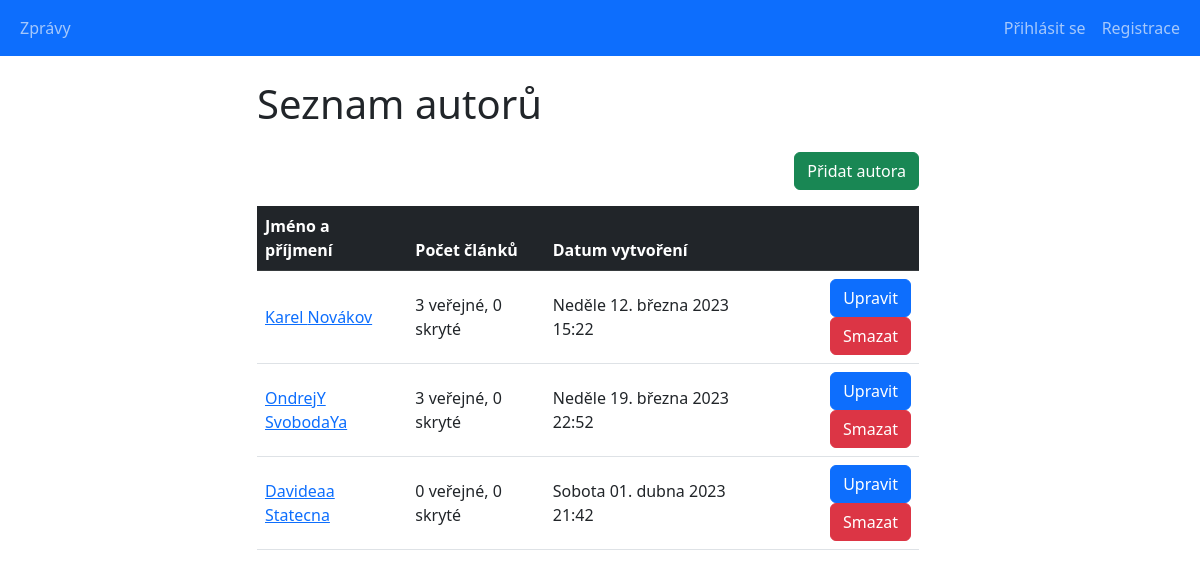
/main_projekt/authors_list.php, run on an earlier commit of the app's database.
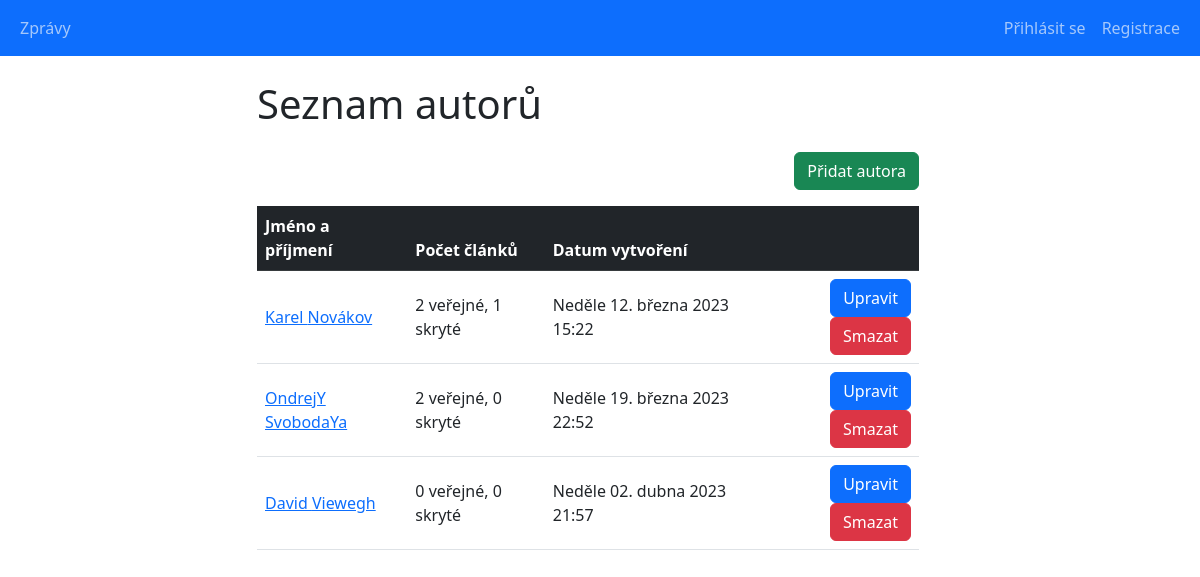
And on a later commit of the database.
### tables this page shows
CREATE TABLE `authors` (
  `id` int(11) UNSIGNED NOT NULL,
  `name` varchar(20) NOT NULL,
  `surname` varchar(20) NOT NULL,
  `created_at` datetime NOT NULL DEFAULT current_timestamp(),
  `username` varchar(50) NOT NULL,
  `password` varchar(255) NOT NULL,
  `role_id` int(10) UNSIGNED DEFAULT NULL
);

### main_projekt/classes/Database.php (called while the page is built, shortened)
<?php
class Database
{
    public function __construct()
    {
        $this->conn = new PDO(self::DSN, self::USERNAME, self::PASSWORD, [
            PDO::ATTR_ERRMODE => PDO::ERRMODE_EXCEPTION,
        ]);
        $this->conn->query('SET NAMES utf8');
    }
}

### main_projekt/classes/DateUtils.php (called while the page is built)
<?php
class DateUtils {
    public static function DatumCesky(string $date): string
    {
        $englishDate = (new Datetime($date))->format('l d. F Y H:i');
        $men = [
            'January', 'February', 'March', 'April', 'May',
            'June', 'July', 'August', 'September', 'October',
            'November', 'December'
        ];
        $mcz = [
            'ledna', 'února', 'března', 'dubna', 'května',
            'června', 'července', 'srpna', 'září', 'října',
            'listopadu', 'prosince'
        ];
        $englishDate = str_replace($men, $mcz, $englishDate);
        $den = [
            'Monday', 'Tuesday', 'Wednesday', 'Thursday',
            'Friday', 'Saturday', 'Sunday'
        ];
        $dcz = [
            'Pondělí', 'Úterý', 'Středa', 'Čtvrtek',
            'Pátek', 'Sobota', 'Neděle'
        ];
        return str_replace($den, $dcz, $englishDate);
    }
}

### main_projekt/authors_list.php (the view, shortened to what this page needs)
<?php
require_once 'classes/Database.php';
require_once 'classes/DateUtils.php';
$db = new Database();
$sql = 'SELECT *,
        (select count(*) from articles where author_id = ath.id and is_published = 1) as articles_count_published,
        (select count(*) from articles where author_id = ath.id and is_published = 0) as articles_count_not_published
        from authors ath';
$stmt = $db->conn->prepare($sql);
$stmt->execute();
$authors = $stmt->fetchAll(PDO::FETCH_ASSOC);
?>
<!doctype html>
<html lang="cs">
<head>
    <link rel="stylesheet" href="./bootstrap/css/bootstrap.min.css">
    <link rel="stylesheet" href="./styles/index.css">
</head>
<body>
<?php include_once 'reusable_components/navbar.php'; ?>
<div class="container-fluid row justify-content-center">
    <div class="col-sm-10 col-lg-7">
        <div class="mb-4">
            <h1>Seznam autorů</h1>
        </div>
        <div class="mb-3 d-flex justify-content-end">
            <a href="authors_add.php" class="btn btn-success">Přidat autora</a>
        </div>
        <div>
            <table class="table align-middle table-responsive">
                <thead class="table-dark">
                    <tr>
                        <th>Jméno a příjmení</th>
                        <th>Počet článků</th>
                        <th>Datum vytvoření</th>
                        <th></th>
                    </tr>
                </thead>
                <tbody>
                <?php foreach($authors as $author): ?>
                    <tr>
                        <td>
                            <a href="authors_detail.php?id=<?= $author['id'] ?>">
                                <?= $author['name'].' '.$author['surname'] ?>
                            </a>
                        </td>
                        <td>
                            <?= $author['articles_count_published'].' veřejné, '.$author['articles_count_not_published'].' skryté' ?>
                        </td>
                        <td>
                            <?= DateUtils::DatumCesky($author['created_at']) ?>
                        </td>
                        <td class="text-end">
                            <a href="authors_edit.php?id=<?= $author['id'] ?>" class="btn btn-primary">Upravit</a>
                            <a href="authors_delete.php?id=<?= $author['id'] ?>" class="btn btn-danger">Smazat</a>
                        </td>
                    </tr>
                <?php endforeach; ?>
                </tbody>
            </table>
        </div>
    </div>
</div>
</body>
</html>

What changed in the data, as far as the page shows it:
removed authors: name "Davideaa", surname "Statecna", articles_count_published "0", articles_count_not_published "0", created_at "Sobota 01. dubna 2023 21:42"
changed authors "Karel": articles_count_published "3" → "2"; articles_count_not_published "0" → "1"
computed for authors "OndrejY": articles_count_published "3" → "2"
added authors: name "David", surname "Viewegh", articles_count_published "0", articles_count_not_published "0", created_at "Neděle 02. dubna 2023 21:57"
